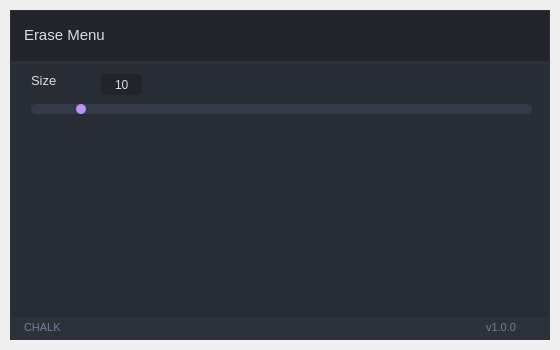
<?xml version="1.0" encoding="UTF-8"?>
<ui version="4.0">
 <author>Wanderson M. Pimenta</author>
 <class>EraseMenu</class>
 <widget class="QMainWindow" name="EraseMenu">
  <property name="geometry">
   <rect>
    <x>0</x>
    <y>0</y>
    <width>560</width>
    <height>350</height>
   </rect>
  </property>
  <property name="minimumSize">
   <size>
    <width>300</width>
    <height>280</height>
   </size>
  </property>
  <property name="windowTitle">
   <string>MainWindow</string>
  </property>
  <widget class="QWidget" name="styleSheet">
   <property name="font">
    <font>
     <family>Segoe UI</family>
     <pointsize>10</pointsize>
     <weight>50</weight>
     <italic>false</italic>
     <bold>false</bold>
    </font>
   </property>
   <property name="styleSheet">
    <string notr="true">/* /////////////////////////////////////////////////////////////////////////////////////////////////

SET APP STYLESHEET - FULL STYLES HERE
DARK THEME - DRACULA COLOR BASED

///////////////////////////////////////////////////////////////////////////////////////////////// */

QWidget{
	color: rgb(221, 221, 221);
	font: 10pt &quot;Segoe UI&quot;;
}

/* /////////////////////////////////////////////////////////////////////////////////////////////////
Tooltip */
QToolTip {
	color: #ffffff;
	background-color: rgba(33, 37, 43, 180);
	border: 1px solid rgb(44, 49, 58);
	background-image: none;
	background-position: left center;
    background-repeat: no-repeat;
	border: none;
	border-left: 2px solid rgb(255, 121, 198);
	text-align: left;
	padding-left: 8px;
	margin: 0px;
}

/* /////////////////////////////////////////////////////////////////////////////////////////////////
Bg App */
#bgApp {	
	background-color: rgb(40, 44, 52);
	border: 1px solid rgb(44, 49, 58);
}

/* /////////////////////////////////////////////////////////////////////////////////////////////////
Left Menu */
#leftMenuBg {	
	background-color: rgb(33, 37, 43);
}
#topLogo {
	background-color: rgb(33, 37, 43);
	background-image: url(:/images/images/images/PyDracula.png);
	background-position: centered;
	background-repeat: no-repeat;
}
#titleLeftApp { font: 63 12pt &quot;Segoe UI Semibold&quot;; }
#titleLeftDescription { font: 8pt &quot;Segoe UI&quot;; color: rgb(189, 147, 249); }

/* MENUS */
#topMenu .QPushButton {	
	background-position: left center;
    background-repeat: no-repeat;
	border: none;
	border-left: 22px solid transparent;
	background-color: transparent;
	text-align: left;
	padding-left: 44px;
}
#topMenu .QPushButton:hover {
	background-color: rgb(40, 44, 52);
}
#topMenu .QPushButton:pressed {	
	background-color: rgb(189, 147, 249);
	color: rgb(255, 255, 255);
}
#bottomMenu .QPushButton {	
	background-position: left center;
    background-repeat: no-repeat;
	border: none;
	border-left: 20px solid transparent;
	background-color:transparent;
	text-align: left;
	padding-left: 44px;
}
#bottomMenu .QPushButton:hover {
	background-color: rgb(40, 44, 52);
}
#bottomMenu .QPushButton:pressed {	
	background-color: rgb(189, 147, 249);
	color: rgb(255, 255, 255);
}
#leftMenuFrame{
	border-top: 3px solid rgb(44, 49, 58);
}

/* Toggle Button */
#toggleButton {
	background-position: left center;
    background-repeat: no-repeat;
	border: none;
	border-left: 20px solid transparent;
	background-color: rgb(37, 41, 48);
	text-align: left;
	padding-left: 44px;
	color: rgb(113, 126, 149);
}
#toggleButton:hover {
	background-color: rgb(40, 44, 52);
}
#toggleButton:pressed {
	background-color: rgb(189, 147, 249);
}

/* Title Menu */
#titleRightInfo { padding-left: 10px; }


/* /////////////////////////////////////////////////////////////////////////////////////////////////
Extra Tab */
#extraLeftBox {	
	background-color: rgb(44, 49, 58);
}
#extraTopBg{	
	background-color: rgb(189, 147, 249)
}

/* Icon */
#extraIcon {
	background-position: center;
	background-repeat: no-repeat;
	background-image: url(:/icons/images/icons/icon_settings.png);
}

/* Label */
#extraLabel { color: rgb(255, 255, 255); }

/* Btn Close */
#extraCloseColumnBtn { background-color: rgba(255, 255, 255, 0); border: none;  border-radius: 5px; }
#extraCloseColumnBtn:hover { background-color: rgb(196, 161, 249); border-style: solid; border-radius: 4px; }
#extraCloseColumnBtn:pressed { background-color: rgb(180, 141, 238); border-style: solid; border-radius: 4px; }

/* Extra Content */
#extraContent{
	border-top: 3px solid rgb(40, 44, 52);
}

/* Extra Top Menus */
#extraTopMenu .QPushButton {
background-position: left center;
    background-repeat: no-repeat;
	border: none;
	border-left: 22px solid transparent;
	background-color:transparent;
	text-align: left;
	padding-left: 44px;
}
#extraTopMenu .QPushButton:hover {
	background-color: rgb(40, 44, 52);
}
#extraTopMenu .QPushButton:pressed {	
	background-color: rgb(189, 147, 249);
	color: rgb(255, 255, 255);
}

/* /////////////////////////////////////////////////////////////////////////////////////////////////
Content App */
#contentTopBg{	
	background-color: rgb(33, 37, 43);
}
#contentBottom{
	border-top: 3px solid rgb(44, 49, 58);
}

/* Top Buttons */
#rightButtons .QPushButton { background-color: rgba(255, 255, 255, 0); border: none;  border-radius: 5px; }
#rightButtons .QPushButton:hover { background-color: rgb(44, 49, 57); border-style: solid; border-radius: 4px; }
#rightButtons .QPushButton:pressed { background-color: rgb(23, 26, 30); border-style: solid; border-radius: 4px; }

/* Theme Settings */
#extraRightBox { background-color: rgb(44, 49, 58); }
#themeSettingsTopDetail { background-color: rgb(189, 147, 249); }

/* Bottom Bar */
#bottomBar { background-color: rgb(44, 49, 58); }
#bottomBar QLabel { font-size: 11px; color: rgb(113, 126, 149); padding-left: 10px; padding-right: 10px; padding-bottom: 2px; }

/* CONTENT SETTINGS */
/* MENUS */
#contentSettings .QPushButton {	
	background-position: left center;
    background-repeat: no-repeat;
	border: none;
	border-left: 22px solid transparent;
	background-color:transparent;
	text-align: left;
	padding-left: 44px;
}
#contentSettings .QPushButton:hover {
	background-color: rgb(40, 44, 52);
}
#contentSettings .QPushButton:pressed {	
	background-color: rgb(189, 147, 249);
	color: rgb(255, 255, 255);
}

/* /////////////////////////////////////////////////////////////////////////////////////////////////
QTableWidget */
QTableWidget {	
	background-color: transparent;
	padding: 10px;
	border-radius: 5px;
	gridline-color: rgb(44, 49, 58);
	border-bottom: 1px solid rgb(44, 49, 60);
}
QTableWidget::item{
	border-color: rgb(44, 49, 60);
	padding-left: 5px;
	padding-right: 5px;
	gridline-color: rgb(44, 49, 60);
}
QTableWidget::item:selected{
	background-color: rgb(189, 147, 249);
}
QHeaderView::section{
	background-color: rgb(33, 37, 43);
	max-width: 30px;
	border: 1px solid rgb(44, 49, 58);
	border-style: none;
    border-bottom: 1px solid rgb(44, 49, 60);
    border-right: 1px solid rgb(44, 49, 60);
}
QTableWidget::horizontalHeader {	
	background-color: rgb(33, 37, 43);
}
QHeaderView::section:horizontal
{
    border: 1px solid rgb(33, 37, 43);
	background-color: rgb(33, 37, 43);
	padding: 3px;
	border-top-left-radius: 7px;
    border-top-right-radius: 7px;
}
QHeaderView::section:vertical
{
    border: 1px solid rgb(44, 49, 60);
}

/* /////////////////////////////////////////////////////////////////////////////////////////////////
LineEdit */
QLineEdit {
	background-color: rgb(33, 37, 43);
	border-radius: 5px;
	border: 2px solid rgb(33, 37, 43);
	padding-left: 10px;
	selection-color: rgb(255, 255, 255);
	selection-background-color: rgb(255, 121, 198);
}
QLineEdit:hover {
	border: 2px solid rgb(64, 71, 88);
}
QLineEdit:focus {
	border: 2px solid rgb(91, 101, 124);
}

/* /////////////////////////////////////////////////////////////////////////////////////////////////
PlainTextEdit */
QPlainTextEdit {
	background-color: rgb(27, 29, 35);
	border-radius: 5px;
	padding: 10px;
	selection-color: rgb(255, 255, 255);
	selection-background-color: rgb(255, 121, 198);
}
QPlainTextEdit  QScrollBar:vertical {
    width: 8px;
 }
QPlainTextEdit  QScrollBar:horizontal {
    height: 8px;
 }
QPlainTextEdit:hover {
	border: 2px solid rgb(64, 71, 88);
}
QPlainTextEdit:focus {
	border: 2px solid rgb(91, 101, 124);
}

/* /////////////////////////////////////////////////////////////////////////////////////////////////
ScrollBars */
QScrollBar:horizontal {
    border: none;
    background: rgb(52, 59, 72);
    height: 8px;
    margin: 0px 21px 0 21px;
	border-radius: 0px;
}
QScrollBar::handle:horizontal {
    background: rgb(189, 147, 249);
    min-width: 25px;
	border-radius: 4px
}
QScrollBar::add-line:horizontal {
    border: none;
    background: rgb(55, 63, 77);
    width: 20px;
	border-top-right-radius: 4px;
    border-bottom-right-radius: 4px;
    subcontrol-position: right;
    subcontrol-origin: margin;
}
QScrollBar::sub-line:horizontal {
    border: none;
    background: rgb(55, 63, 77);
    width: 20px;
	border-top-left-radius: 4px;
    border-bottom-left-radius: 4px;
    subcontrol-position: left;
    subcontrol-origin: margin;
}
QScrollBar::up-arrow:horizontal, QScrollBar::down-arrow:horizontal
{
     background: none;
}
QScrollBar::add-page:horizontal, QScrollBar::sub-page:horizontal
{
     background: none;
}
 QScrollBar:vertical {
	border: none;
    background: rgb(52, 59, 72);
    width: 8px;
    margin: 21px 0 21px 0;
	border-radius: 0px;
 }
 QScrollBar::handle:vertical {	
	background: rgb(189, 147, 249);
    min-height: 25px;
	border-radius: 4px
 }
 QScrollBar::add-line:vertical {
     border: none;
    background: rgb(55, 63, 77);
     height: 20px;
	border-bottom-left-radius: 4px;
    border-bottom-right-radius: 4px;
     subcontrol-position: bottom;
     subcontrol-origin: margin;
 }
 QScrollBar::sub-line:vertical {
	border: none;
    background: rgb(55, 63, 77);
     height: 20px;
	border-top-left-radius: 4px;
    border-top-right-radius: 4px;
     subcontrol-position: top;
     subcontrol-origin: margin;
 }
 QScrollBar::up-arrow:vertical, QScrollBar::down-arrow:vertical {
     background: none;
 }

 QScrollBar::add-page:vertical, QScrollBar::sub-page:vertical {
     background: none;
 }

/* /////////////////////////////////////////////////////////////////////////////////////////////////
CheckBox */
QCheckBox::indicator {
    border: 3px solid rgb(52, 59, 72);
	width: 15px;
	height: 15px;
	border-radius: 10px;
    background: rgb(44, 49, 60);
}
QCheckBox::indicator:hover {
    border: 3px solid rgb(58, 66, 81);
}
QCheckBox::indicator:checked {
    background: 3px solid rgb(52, 59, 72);
	border: 3px solid rgb(52, 59, 72);	
	background-image: url(:/icons/images/icons/cil-check-alt.png);
}

/* /////////////////////////////////////////////////////////////////////////////////////////////////
RadioButton */
QRadioButton::indicator {
    border: 3px solid rgb(52, 59, 72);
	width: 15px;
	height: 15px;
	border-radius: 10px;
    background: rgb(44, 49, 60);
}
QRadioButton::indicator:hover {
    border: 3px solid rgb(58, 66, 81);
}
QRadioButton::indicator:checked {
    background: 3px solid rgb(94, 106, 130);
	border: 3px solid rgb(52, 59, 72);	
}

/* /////////////////////////////////////////////////////////////////////////////////////////////////
ComboBox */
QComboBox{
	background-color: rgb(27, 29, 35);
	border-radius: 5px;
	border: 2px solid rgb(33, 37, 43);
	padding: 5px;
	padding-left: 10px;
}
QComboBox:hover{
	border: 2px solid rgb(64, 71, 88);
}
QComboBox::drop-down {
	subcontrol-origin: padding;
	subcontrol-position: top right;
	width: 25px; 
	border-left-width: 3px;
	border-left-color: rgba(39, 44, 54, 150);
	border-left-style: solid;
	border-top-right-radius: 3px;
	border-bottom-right-radius: 3px;	
	background-image: url(:/icons/images/icons/cil-arrow-bottom.png);
	background-position: center;
	background-repeat: no-reperat;
 }
QComboBox QAbstractItemView {
	color: rgb(255, 121, 198);	
	background-color: rgb(33, 37, 43);
	padding: 10px;
	selection-background-color: rgb(39, 44, 54);
}

/* /////////////////////////////////////////////////////////////////////////////////////////////////
Sliders */
QSlider::groove:horizontal {
    border-radius: 5px;
    height: 10px;
	margin: 0px;
	background-color: rgb(52, 59, 72);
}
QSlider::groove:horizontal:hover {
	background-color: rgb(55, 62, 76);
}
QSlider::handle:horizontal {
    background-color: rgb(189, 147, 249);
    border: none;
    height: 10px;
    width: 10px;
    margin: 0px;
	border-radius: 5px;
}
QSlider::handle:horizontal:hover {
    background-color: rgb(195, 155, 255);
}
QSlider::handle:horizontal:pressed {
    background-color: rgb(255, 121, 198);
}

QSlider::groove:vertical {
    border-radius: 5px;
    width: 10px;
    margin: 0px;
	background-color: rgb(52, 59, 72);
}
QSlider::groove:vertical:hover {
	background-color: rgb(55, 62, 76);
}
QSlider::handle:vertical {
    background-color: rgb(189, 147, 249);
	border: none;
    height: 10px;
    width: 10px;
    margin: 0px;
	border-radius: 5px;
}
QSlider::handle:vertical:hover {
    background-color: rgb(195, 155, 255);
}
QSlider::handle:vertical:pressed {
    background-color: rgb(255, 121, 198);
}

/* /////////////////////////////////////////////////////////////////////////////////////////////////
CommandLinkButton */
QCommandLinkButton {	
	color: rgb(255, 121, 198);
	border-radius: 5px;
	padding: 5px;
	color: rgb(255, 170, 255);
}
QCommandLinkButton:hover {	
	color: rgb(255, 170, 255);
	background-color: rgb(44, 49, 60);
}
QCommandLinkButton:pressed {	
	color: rgb(189, 147, 249);
	background-color: rgb(52, 58, 71);
}

/* /////////////////////////////////////////////////////////////////////////////////////////////////
Button */
#pagesContainer QPushButton {
	border: 2px solid rgb(52, 59, 72);
	border-radius: 5px;	
	background-color: rgb(52, 59, 72);
}
#pagesContainer QPushButton:hover {
	background-color: rgb(57, 65, 80);
	border: 2px solid rgb(61, 70, 86);
}
#pagesContainer QPushButton:pressed {	
	background-color: rgb(35, 40, 49);
	border: 2px solid rgb(43, 50, 61);
}

</string>
   </property>
   <layout class="QVBoxLayout" name="appMargins">
    <property name="spacing">
     <number>0</number>
    </property>
    <property name="leftMargin">
     <number>10</number>
    </property>
    <property name="topMargin">
     <number>10</number>
    </property>
    <property name="rightMargin">
     <number>10</number>
    </property>
    <property name="bottomMargin">
     <number>10</number>
    </property>
    <item>
     <widget class="QFrame" name="bgApp">
      <property name="enabled">
       <bool>true</bool>
      </property>
      <property name="styleSheet">
       <string notr="true"/>
      </property>
      <property name="frameShape">
       <enum>QFrame::NoFrame</enum>
      </property>
      <property name="frameShadow">
       <enum>QFrame::Raised</enum>
      </property>
      <layout class="QHBoxLayout" name="horizontalLayout_6">
       <property name="spacing">
        <number>0</number>
       </property>
       <property name="leftMargin">
        <number>0</number>
       </property>
       <property name="topMargin">
        <number>0</number>
       </property>
       <property name="rightMargin">
        <number>0</number>
       </property>
       <property name="bottomMargin">
        <number>0</number>
       </property>
       <item>
        <widget class="QFrame" name="contentBox">
         <property name="frameShape">
          <enum>QFrame::NoFrame</enum>
         </property>
         <property name="frameShadow">
          <enum>QFrame::Raised</enum>
         </property>
         <layout class="QVBoxLayout" name="verticalLayout_2">
          <property name="spacing">
           <number>0</number>
          </property>
          <property name="leftMargin">
           <number>0</number>
          </property>
          <property name="topMargin">
           <number>0</number>
          </property>
          <property name="rightMargin">
           <number>0</number>
          </property>
          <property name="bottomMargin">
           <number>0</number>
          </property>
          <item>
           <widget class="QFrame" name="contentTopBg">
            <property name="minimumSize">
             <size>
              <width>0</width>
              <height>50</height>
             </size>
            </property>
            <property name="maximumSize">
             <size>
              <width>16777215</width>
              <height>50</height>
             </size>
            </property>
            <property name="frameShape">
             <enum>QFrame::NoFrame</enum>
            </property>
            <property name="frameShadow">
             <enum>QFrame::Raised</enum>
            </property>
            <layout class="QHBoxLayout" name="horizontalLayout">
             <property name="spacing">
              <number>0</number>
             </property>
             <property name="leftMargin">
              <number>0</number>
             </property>
             <property name="topMargin">
              <number>0</number>
             </property>
             <property name="rightMargin">
              <number>10</number>
             </property>
             <property name="bottomMargin">
              <number>0</number>
             </property>
             <item>
              <widget class="QFrame" name="leftBox">
               <property name="sizePolicy">
                <sizepolicy hsizetype="Expanding" vsizetype="Preferred">
                 <horstretch>0</horstretch>
                 <verstretch>0</verstretch>
                </sizepolicy>
               </property>
               <property name="frameShape">
                <enum>QFrame::NoFrame</enum>
               </property>
               <property name="frameShadow">
                <enum>QFrame::Raised</enum>
               </property>
               <layout class="QHBoxLayout" name="horizontalLayout_3">
                <property name="spacing">
                 <number>0</number>
                </property>
                <property name="leftMargin">
                 <number>0</number>
                </property>
                <property name="topMargin">
                 <number>0</number>
                </property>
                <property name="rightMargin">
                 <number>0</number>
                </property>
                <property name="bottomMargin">
                 <number>0</number>
                </property>
                <item>
                 <widget class="QLabel" name="titleRightInfo">
                  <property name="sizePolicy">
                   <sizepolicy hsizetype="Preferred" vsizetype="Expanding">
                    <horstretch>0</horstretch>
                    <verstretch>0</verstretch>
                   </sizepolicy>
                  </property>
                  <property name="maximumSize">
                   <size>
                    <width>16777215</width>
                    <height>45</height>
                   </size>
                  </property>
                  <property name="font">
                   <font>
                    <family>Segoe UI</family>
                    <pointsize>10</pointsize>
                    <weight>50</weight>
                    <italic>false</italic>
                    <bold>false</bold>
                   </font>
                  </property>
                  <property name="text">
                   <string>&lt;html&gt;&lt;head/&gt;&lt;body&gt;&lt;p&gt;&lt;span style=&quot; font-size:11pt;&quot;&gt;Erase Menu&lt;/span&gt;&lt;/p&gt;&lt;/body&gt;&lt;/html&gt;</string>
                  </property>
                  <property name="alignment">
                   <set>Qt::AlignLeading|Qt::AlignLeft|Qt::AlignVCenter</set>
                  </property>
                 </widget>
                </item>
               </layout>
              </widget>
             </item>
             <item alignment="Qt::AlignRight">
              <widget class="QFrame" name="rightButtons">
               <property name="minimumSize">
                <size>
                 <width>0</width>
                 <height>28</height>
                </size>
               </property>
               <property name="frameShape">
                <enum>QFrame::NoFrame</enum>
               </property>
               <property name="frameShadow">
                <enum>QFrame::Raised</enum>
               </property>
               <layout class="QHBoxLayout" name="horizontalLayout_2">
                <property name="spacing">
                 <number>5</number>
                </property>
                <property name="leftMargin">
                 <number>0</number>
                </property>
                <property name="topMargin">
                 <number>0</number>
                </property>
                <property name="rightMargin">
                 <number>0</number>
                </property>
                <property name="bottomMargin">
                 <number>0</number>
                </property>
                <item>
                 <widget class="QPushButton" name="minimizeAppBtn">
                  <property name="minimumSize">
                   <size>
                    <width>28</width>
                    <height>28</height>
                   </size>
                  </property>
                  <property name="maximumSize">
                   <size>
                    <width>28</width>
                    <height>28</height>
                   </size>
                  </property>
                  <property name="cursor">
                   <cursorShape>PointingHandCursor</cursorShape>
                  </property>
                  <property name="toolTip">
                   <string>Minimize</string>
                  </property>
                  <property name="text">
                   <string/>
                  </property>
                  <property name="icon">
                   <iconset resource="../resources.qrc">
                    <normaloff>:/icons/images/icons/icon_minimize.png</normaloff>:/icons/images/icons/icon_minimize.png</iconset>
                  </property>
                  <property name="iconSize">
                   <size>
                    <width>20</width>
                    <height>20</height>
                   </size>
                  </property>
                 </widget>
                </item>
                <item>
                 <widget class="QPushButton" name="maximizeRestoreAppBtn">
                  <property name="minimumSize">
                   <size>
                    <width>28</width>
                    <height>28</height>
                   </size>
                  </property>
                  <property name="maximumSize">
                   <size>
                    <width>28</width>
                    <height>28</height>
                   </size>
                  </property>
                  <property name="font">
                   <font>
                    <family>Segoe UI</family>
                    <pointsize>10</pointsize>
                    <weight>50</weight>
                    <italic>false</italic>
                    <bold>false</bold>
                    <stylestrategy>PreferDefault</stylestrategy>
                   </font>
                  </property>
                  <property name="cursor">
                   <cursorShape>PointingHandCursor</cursorShape>
                  </property>
                  <property name="toolTip">
                   <string>Maximize</string>
                  </property>
                  <property name="styleSheet">
                   <string notr="true"/>
                  </property>
                  <property name="text">
                   <string/>
                  </property>
                  <property name="icon">
                   <iconset resource="../resources.qrc">
                    <normaloff>:/icons/images/icons/icon_maximize.png</normaloff>:/icons/images/icons/icon_maximize.png</iconset>
                  </property>
                  <property name="iconSize">
                   <size>
                    <width>20</width>
                    <height>20</height>
                   </size>
                  </property>
                 </widget>
                </item>
                <item>
                 <widget class="QPushButton" name="closeAppBtn">
                  <property name="minimumSize">
                   <size>
                    <width>28</width>
                    <height>28</height>
                   </size>
                  </property>
                  <property name="maximumSize">
                   <size>
                    <width>28</width>
                    <height>28</height>
                   </size>
                  </property>
                  <property name="cursor">
                   <cursorShape>PointingHandCursor</cursorShape>
                  </property>
                  <property name="toolTip">
                   <string>Close</string>
                  </property>
                  <property name="text">
                   <string/>
                  </property>
                  <property name="icon">
                   <iconset resource="../resources.qrc">
                    <normaloff>:/icons/images/icons/icon_close.png</normaloff>:/icons/images/icons/icon_close.png</iconset>
                  </property>
                  <property name="iconSize">
                   <size>
                    <width>20</width>
                    <height>20</height>
                   </size>
                  </property>
                 </widget>
                </item>
               </layout>
              </widget>
             </item>
            </layout>
           </widget>
          </item>
          <item>
           <widget class="QFrame" name="contentBottom">
            <property name="frameShape">
             <enum>QFrame::NoFrame</enum>
            </property>
            <property name="frameShadow">
             <enum>QFrame::Raised</enum>
            </property>
            <layout class="QVBoxLayout" name="verticalLayout_6">
             <property name="spacing">
              <number>0</number>
             </property>
             <property name="leftMargin">
              <number>0</number>
             </property>
             <property name="topMargin">
              <number>0</number>
             </property>
             <property name="rightMargin">
              <number>0</number>
             </property>
             <property name="bottomMargin">
              <number>0</number>
             </property>
             <item>
              <widget class="QFrame" name="content">
               <property name="frameShape">
                <enum>QFrame::NoFrame</enum>
               </property>
               <property name="frameShadow">
                <enum>QFrame::Raised</enum>
               </property>
               <layout class="QHBoxLayout" name="horizontalLayout_4">
                <property name="spacing">
                 <number>0</number>
                </property>
                <property name="leftMargin">
                 <number>0</number>
                </property>
                <property name="topMargin">
                 <number>0</number>
                </property>
                <property name="rightMargin">
                 <number>0</number>
                </property>
                <property name="bottomMargin">
                 <number>0</number>
                </property>
                <item>
                 <widget class="QFrame" name="pagesContainer">
                  <property name="styleSheet">
                   <string notr="true"/>
                  </property>
                  <property name="frameShape">
                   <enum>QFrame::NoFrame</enum>
                  </property>
                  <property name="frameShadow">
                   <enum>QFrame::Raised</enum>
                  </property>
                  <widget class="QLabel" name="labelBoxBlenderInstalation_2">
                   <property name="geometry">
                    <rect>
                     <x>20</x>
                     <y>6</y>
                     <width>81</width>
                     <height>21</height>
                    </rect>
                   </property>
                   <property name="font">
                    <font>
                     <family>Segoe UI</family>
                     <pointsize>10</pointsize>
                     <weight>50</weight>
                     <italic>false</italic>
                     <bold>false</bold>
                    </font>
                   </property>
                   <property name="styleSheet">
                    <string notr="true"/>
                   </property>
                   <property name="text">
                    <string>Size</string>
                   </property>
                  </widget>
                  <widget class="QSlider" name="eraseSizeSlider">
                   <property name="geometry">
                    <rect>
                     <x>20</x>
                     <y>30</y>
                     <width>501</width>
                     <height>31</height>
                    </rect>
                   </property>
                   <property name="minimum">
                    <number>1</number>
                   </property>
                   <property name="maximum">
                    <number>100</number>
                   </property>
                   <property name="value">
                    <number>10</number>
                   </property>
                   <property name="orientation">
                    <enum>Qt::Horizontal</enum>
                   </property>
                  </widget>
                  <widget class="QLineEdit" name="eraseSizeText">
                   <property name="geometry">
                    <rect>
                     <x>90</x>
                     <y>10</y>
                     <width>41</width>
                     <height>21</height>
                    </rect>
                   </property>
                   <property name="minimumSize">
                    <size>
                     <width>0</width>
                     <height>15</height>
                    </size>
                   </property>
                   <property name="styleSheet">
                    <string notr="true">background-color: rgb(33, 37, 43);</string>
                   </property>
                   <property name="text">
                    <string>10</string>
                   </property>
                   <property name="readOnly">
                    <bool>true</bool>
                   </property>
                   <property name="placeholderText">
                    <string>Type here</string>
                   </property>
                  </widget>
                 </widget>
                </item>
               </layout>
              </widget>
             </item>
             <item>
              <widget class="QFrame" name="bottomBar">
               <property name="minimumSize">
                <size>
                 <width>0</width>
                 <height>22</height>
                </size>
               </property>
               <property name="maximumSize">
                <size>
                 <width>16777215</width>
                 <height>22</height>
                </size>
               </property>
               <property name="frameShape">
                <enum>QFrame::NoFrame</enum>
               </property>
               <property name="frameShadow">
                <enum>QFrame::Raised</enum>
               </property>
               <layout class="QHBoxLayout" name="horizontalLayout_5">
                <property name="spacing">
                 <number>0</number>
                </property>
                <property name="leftMargin">
                 <number>0</number>
                </property>
                <property name="topMargin">
                 <number>0</number>
                </property>
                <property name="rightMargin">
                 <number>0</number>
                </property>
                <property name="bottomMargin">
                 <number>0</number>
                </property>
                <item>
                 <widget class="QLabel" name="creditsLabel">
                  <property name="maximumSize">
                   <size>
                    <width>16777215</width>
                    <height>16</height>
                   </size>
                  </property>
                  <property name="font">
                   <font>
                    <family>Segoe UI</family>
                    <pointsize>-1</pointsize>
                    <weight>50</weight>
                    <italic>false</italic>
                    <bold>false</bold>
                   </font>
                  </property>
                  <property name="text">
                   <string>CHALK</string>
                  </property>
                  <property name="alignment">
                   <set>Qt::AlignLeading|Qt::AlignLeft|Qt::AlignVCenter</set>
                  </property>
                 </widget>
                </item>
                <item>
                 <widget class="QLabel" name="version">
                  <property name="text">
                   <string>v1.0.0</string>
                  </property>
                  <property name="alignment">
                   <set>Qt::AlignRight|Qt::AlignTrailing|Qt::AlignVCenter</set>
                  </property>
                 </widget>
                </item>
                <item>
                 <widget class="QFrame" name="frame_size_grip">
                  <property name="minimumSize">
                   <size>
                    <width>20</width>
                    <height>0</height>
                   </size>
                  </property>
                  <property name="maximumSize">
                   <size>
                    <width>20</width>
                    <height>16777215</height>
                   </size>
                  </property>
                  <property name="frameShape">
                   <enum>QFrame::NoFrame</enum>
                  </property>
                  <property name="frameShadow">
                   <enum>QFrame::Raised</enum>
                  </property>
                 </widget>
                </item>
               </layout>
              </widget>
             </item>
            </layout>
           </widget>
          </item>
         </layout>
        </widget>
       </item>
      </layout>
     </widget>
    </item>
   </layout>
  </widget>
 </widget>
 <resources>
  <include location="../resources.qrc"/>
 </resources>
 <connections/>
</ui>
